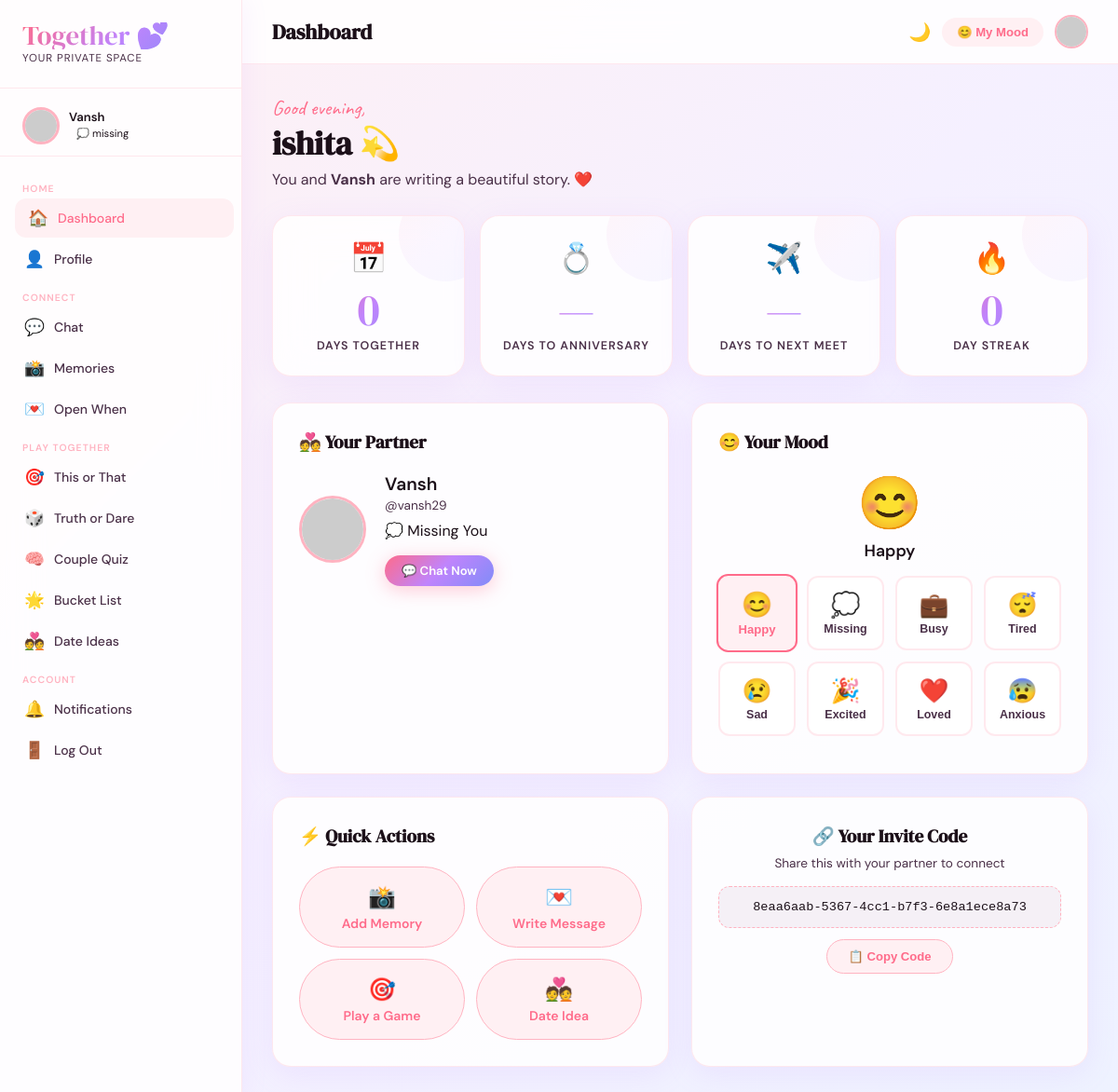
Page /dashboard/ (signed in) on the committed database.
### accounts/models.py (models this page shows, shortened)
class User(AbstractUser):
    avatar = models.ImageField(upload_to='avatars/', null=True, blank=True)
    bio = models.TextField(blank=True)
    nickname = models.CharField(max_length=50, blank=True)
    invite_code = models.UUIDField(default=uuid.uuid4, unique=True, editable=False)
    partner = models.OneToOneField('self', null=True, blank=True, on_delete=models.SET_NULL, related_name='partner_of')
    couple_since = models.DateField(null=True, blank=True)
    anniversary = models.DateField(null=True, blank=True)
    next_meeting = models.DateField(null=True, blank=True)
    current_mood = models.CharField(max_length=50, blank=True, default='happy')
    mood_message = models.CharField(max_length=200, blank=True)
    streak_count = models.IntegerField(default=0)
    last_active = models.DateTimeField(auto_now=True)
    theme_preference = models.CharField(max_length=20, default='light', choices=[('light','Light'),('dark','Dark')])
    def get_avatar_url(self):
        if self.avatar:
            return self.avatar.url
        return f"https://api.dicebear.com/7.x/adventurer/svg?seed={self.username}"
    def is_coupled(self):
        return self.partner is not None

### accounts/views.py (the view)
@login_required
def dashboard(request):
    user = request.user
    partner = user.partner
    from datetime import date
    today = date.today()
    days_together = None
    anniversary_countdown = None
    next_meeting_countdown = None
    if user.couple_since:
        days_together = (today - user.couple_since).days
    if user.anniversary:
        ann = user.anniversary.replace(year=today.year)
        if ann < today:
            ann = ann.replace(year=today.year + 1)
        anniversary_countdown = (ann - today).days
    if user.next_meeting:
        next_meeting_countdown = (user.next_meeting - today).days
    notifications = Notification.objects.filter(user=user, is_read=False).count()
    context = {
        'user': user, 'partner': partner,
        'days_together': days_together,
        'anniversary_countdown': anniversary_countdown,
        'next_meeting_countdown': next_meeting_countdown,
        'notifications': notifications,
    }
    return render(request, 'dashboard.html', context)

### templates/dashboard.html (shortened to what this page needs)
{% extends 'base.html' %}
{% block nav_dashboard %}active{% endblock %}
{% block page_title %}Dashboard{% endblock %}
{% block content %}
{% load static %}
<div style="margin-bottom:28px;" class="fade-in">
  <p class="handwriting">Good {% now "H" as hour %}{% if hour < 12 %}morning{% elif hour < 17 %}afternoon{% else %}evening{% endif %},</p>
  <h2 style="font-family:'DM Serif Display',serif;font-size:2.2rem;color:var(--ink);">{{ user.first_name|default:user.username }} 💫</h2>
  {% if user.is_coupled %}
  <p style="color:var(--ink-soft);margin-top:4px;">You and <strong>{{ user.partner.first_name|default:user.partner.username }}</strong> are writing a beautiful story. ❤️</p>
  {% endif %}
</div>
<div style="display:grid;grid-template-columns:repeat(auto-fit,minmax(160px,1fr));gap:16px;margin-bottom:28px;">
  <div class="glass-card stat-card fade-in">
    <div class="stat-emoji">📅</div>
    <div class="stat-number">{{ days_together|default:"0" }}</div>
    <div class="stat-label">Days Together</div>
  </div>
  <div class="glass-card stat-card fade-in stagger-1">
    <div class="stat-emoji">💍</div>
    <div class="stat-number">{{ anniversary_countdown|default:"—" }}</div>
    <div class="stat-label">Days to Anniversary</div>
  </div>
  <div class="glass-card stat-card fade-in stagger-2">
    <div class="stat-emoji">✈️</div>
    <div class="stat-number">{{ next_meeting_countdown|default:"—" }}</div>
    <div class="stat-label">Days to Next Meet</div>
  </div>
  <div class="glass-card stat-card fade-in stagger-3">
    <div class="stat-emoji">🔥</div>
    <div class="stat-number">{{ user.streak_count }}</div>
    <div class="stat-label">Day Streak</div>
  </div>
</div>
<div style="display:grid;grid-template-columns:1fr 1fr;gap:24px;" class="fade-in">
  {% if user.is_coupled %}
  <div class="glass-card" style="padding:28px;grid-column:span 1;">
    <h3 style="font-family:'DM Serif Display',serif;font-size:1.2rem;margin-bottom:20px;">💑 Your Partner</h3>
    <div style="display:flex;align-items:center;gap:20px;">
      <img src="{{ user.partner.get_avatar_url }}" alt="{{ user.partner.username }}" class="partner-avatar" style="width:72px;height:72px;">
      <div>
        <div style="font-size:1.2rem;font-weight:600;color:var(--ink);">{{ user.partner.first_name|default:user.partner.username }}</div>
        <div style="color:var(--ink-soft);font-size:0.85rem;margin-top:2px;">@{{ user.partner.username }}</div>
        <div class="partner-mood" style="margin-top:8px;">
          {% if user.partner.current_mood == 'happy' %}😊 Happy
          {% elif user.partner.current_mood == 'missing' %}💭 Missing You
          {% elif user.partner.current_mood == 'busy' %}💼 Busy
          {% elif user.partner.current_mood == 'tired' %}😴 Tired
          {% elif user.partner.current_mood == 'sad' %}😢 Sad
          {% elif user.partner.current_mood == 'excited' %}🎉 Excited
          {% elif user.partner.current_mood == 'love' %}❤️ Feeling Loved
          {% else %}✨ Online{% endif %}
        </div>
        <div style="margin-top:16px;">
          <a href="{% url 'chat' %}" class="btn-primary-custom" style="font-size:0.82rem;padding:8px 18px;">💬 Chat Now</a>
        </div>
      </div>
    </div>
  </div>
  {% endif %}
  <div class="glass-card" style="padding:28px;">
    <h3 style="font-family:'DM Serif Display',serif;font-size:1.2rem;margin-bottom:16px;">😊 Your Mood</h3>
    <div style="text-align:center;margin-bottom:16px;">
      <div style="font-size:3.5rem;">
        {% if user.current_mood == 'happy' %}😊{% elif user.current_mood == 'missing' %}💭{% elif user.current_mood == 'busy' %}💼{% elif user.current_mood == 'tired' %}😴{% elif user.current_mood == 'sad' %}😢{% elif user.current_mood == 'excited' %}🎉{% elif user.current_mood == 'love' %}❤️{% elif user.current_mood == 'anxious' %}😰{% else %}✨{% endif %}
      </div>
      <div style="font-size:1.1rem;font-weight:600;color:var(--ink);margin-top:4px;">{{ user.current_mood|title|default:"Happy" }}</div>
    </div>
    <form method="post" action="{% url 'update_mood' %}">
      <div class="mood-grid" style="margin-bottom:12px;">
        <button type="submit" name="mood" value="happy" class="mood-btn {% if user.current_mood == 'happy' %}active{% endif %}"><span class="mood-emoji">😊</span>Happy</button>
        <button type="submit" name="mood" value="missing" class="mood-btn {% if user.current_mood == 'missing' %}active{% endif %}"><span class="mood-emoji">💭</span>Missing</button>
        <button type="submit" name="mood" value="busy" class="mood-btn {% if user.current_mood == 'busy' %}active{% endif %}"><span class="mood-emoji">💼</span>Busy</button>
        <button type="submit" name="mood" value="tired" class="mood-btn {% if user.current_mood == 'tired' %}active{% endif %}"><span class="mood-emoji">😴</span>Tired</button>
        <button type="submit" name="mood" value="sad" class="mood-btn {% if user.current_mood == 'sad' %}active{% endif %}"><span class="mood-emoji">😢</span>Sad</button>
        <button type="submit" name="mood" value="excited" class="mood-btn {% if user.current_mood == 'excited' %}active{% endif %}"><span class="mood-emoji">🎉</span>Excited</button>
        <button type="submit" name="mood" value="love" class="mood-btn {% if user.current_mood == 'love' %}active{% endif %}"><span class="mood-emoji">❤️</span>Loved</button>
        <button type="submit" name="mood" value="anxious" class="mood-btn {% if user.current_mood == 'anxious' %}active{% endif %}"><span class="mood-emoji">😰</span>Anxious</button>
      </div>
    </form>
  </div>
  <div class="glass-card" style="padding:28px;">
    <h3 style="font-family:'DM Serif Display',serif;font-size:1.2rem;margin-bottom:20px;">⚡ Quick Actions</h3>
    <div style="display:grid;grid-template-columns:1fr 1fr;gap:12px;">
      <a href="{% url 'memory_create' %}" class="btn-soft" style="justify-content:center;flex-direction:column;text-align:center;padding:16px;gap:4px;">
        <span style="font-size:1.5rem;">📸</span>
        <span>Add Memory</span>
      </a>
      <a href="{% url 'open_when_create' %}" class="btn-soft" style="justify-content:center;flex-direction:column;text-align:center;padding:16px;gap:4px;">
        <span style="font-size:1.5rem;">💌</span>
        <span>Write Message</span>
      </a>
      <a href="{% url 'this_or_that' %}" class="btn-soft" style="justify-content:center;flex-direction:column;text-align:center;padding:16px;gap:4px;">
        <span style="font-size:1.5rem;">🎯</span>
        <span>Play a Game</span>
      </a>
      <a href="{% url 'date_ideas' %}" class="btn-soft" style="justify-content:center;flex-direction:column;text-align:center;padding:16px;gap:4px;">
        <span style="font-size:1.5rem;">💑</span>
        <span>Date Idea</span>
      </a>
    </div>
  </div>
  <div class="glass-card" style="padding:28px;text-align:center;">
    <h3 style="font-family:'DM Serif Display',serif;font-size:1.2rem;margin-bottom:8px;">🔗 Your Invite Code</h3>
    <p style="color:var(--ink-soft);font-size:0.85rem;margin-bottom:16px;">Share this with your partner to connect</p>
    <div id="inviteCode" style="font-family:monospace;background:var(--mist);padding:14px 20px;border-radius:12px;font-size:0.85rem;color:var(--ink);border:1.5px dashed var(--rose-light);cursor:pointer;user-select:all;word-break:break-all;" onclick="copyCode(this)">
      {{ user.invite_code }}
    </div>
    <button onclick="copyCode(document.getElementById('inviteCode'))" class="btn-soft" style="margin-top:12px;font-size:0.82rem;">📋 Copy Code</button>
  </div>
</div>
{% endblock %}

### templates/base.html (shortened to what this page needs)
<!DOCTYPE html>
<html lang="en" data-theme="{{ request.user.theme_preference|default:'light' }}">
<head>
  <link rel="stylesheet" href="https://cdnjs.cloudflare.com/ajax/libs/font-awesome/6.5.0/css/all.min.css">
  {% load static %}
  <link rel="stylesheet" href="{% static 'css/together.css' %}">
</head>
<body>
{% if user.is_authenticated %}
<aside class="sidebar" id="sidebar">
  <div class="sidebar-logo">
    <div class="brand">Together 💕</div>
    <div class="tagline">your private space</div>
  </div>
  {% if user.is_coupled %}
  <div style="padding: 12px 24px; border-bottom: 1px solid var(--card-border); margin-bottom: 8px;">
    <div style="display:flex;align-items:center;gap:10px;">
      <img src="{{ user.partner.get_avatar_url }}" alt="partner" class="partner-avatar" style="width:40px;height:40px;">
      <div>
        <div style="font-size:0.82rem;font-weight:600;color:var(--ink);">{{ user.partner.first_name|default:user.partner.username }}</div>
        <div class="partner-mood" style="font-size:0.7rem;padding:2px 8px;">
          {% if user.partner.current_mood == 'happy' %}😊
          {% elif user.partner.current_mood == 'missing' %}💭
          {% elif user.partner.current_mood == 'busy' %}💼
          {% elif user.partner.current_mood == 'tired' %}😴
          {% elif user.partner.current_mood == 'sad' %}😢
          {% elif user.partner.current_mood == 'excited' %}🎉
          {% elif user.partner.current_mood == 'love' %}❤️
          {% else %}✨{% endif %}
          {{ user.partner.current_mood|default:"online" }}
        </div>
      </div>
    </div>
  </div>
  {% endif %}
  <nav class="sidebar-nav">
    <div class="nav-section-title">Home</div>
    <a href="{% url 'dashboard' %}" class="nav-link {% block nav_dashboard %}{% endblock %}">
      <span class="icon">🏠</span> Dashboard
    </a>
    <a href="{% url 'profile' %}" class="nav-link {% block nav_profile %}{% endblock %}">
      <span class="icon">👤</span> Profile
    </a>
    <div class="nav-section-title">Connect</div>
    <a href="{% url 'chat' %}" class="nav-link {% block nav_chat %}{% endblock %}">
      <span class="icon">💬</span> Chat
    </a>
    <a href="{% url 'memory_list' %}" class="nav-link {% block nav_memories %}{% endblock %}">
      <span class="icon">📸</span> Memories
    </a>
    <a href="{% url 'open_when_list' %}" class="nav-link {% block nav_openwhen %}{% endblock %}">
      <span class="icon">💌</span> Open When
    </a>
    <div class="nav-section-title">Play Together</div>
    <a href="{% url 'this_or_that' %}" class="nav-link {% block nav_tot %}{% endblock %}">
      <span class="icon">🎯</span> This or That
    </a>
    <a href="{% url 'truth_or_dare' %}" class="nav-link {% block nav_tod %}{% endblock %}">
      <span class="icon">🎲</span> Truth or Dare
    </a>
    <a href="{% url 'quiz' %}" class="nav-link {% block nav_quiz %}{% endblock %}">
      <span class="icon">🧠</span> Couple Quiz
    </a>
    <a href="{% url 'bucket_list' %}" class="nav-link {% block nav_bucket %}{% endblock %}">
      <span class="icon">🌟</span> Bucket List
    </a>
    <a href="{% url 'date_ideas' %}" class="nav-link {% block nav_date %}{% endblock %}">
      <span class="icon">💑</span> Date Ideas
    </a>
    <div class="nav-section-title">Account</div>
    <a href="{% url 'notifications' %}" class="nav-link {% block nav_notif %}{% endblock %}">
      <span class="icon">🔔</span> Notifications
    </a>
    <a href="{% url 'logout' %}" class="nav-link">
      <span class="icon">🚪</span> Log Out
    </a>
  </nav>
</aside>
<div class="main-content">
  <div class="topbar">
    <div style="display:flex;align-items:center;gap:16px;">
      <h1 class="topbar-title">{% block page_title %}{% endblock %}</h1>
    </div>
    <div style="display:flex;align-items:center;gap:12px;">
      <button onclick="toggleTheme()" style="background:none;border:none;cursor:pointer;font-size:1.2rem;" title="Toggle theme">
        <span id="themeIcon">{% if request.user.theme_preference == 'dark' %}☀️{% else %}🌙{% endif %}</span>
      </button>
      <div style="position:relative;">
        <button onclick="document.getElementById('moodPicker').classList.toggle('show')" style="background:var(--rose-pale);border:none;padding:8px 16px;border-radius:50px;cursor:pointer;font-size:0.82rem;color:var(--rose);font-weight:600;">
          {% if request.user.current_mood == 'happy' %}😊
          {% elif request.user.current_mood == 'missing' %}💭
          {% elif request.user.current_mood == 'busy' %}💼
          {% elif request.user.current_mood == 'sad' %}😢
          {% elif request.user.current_mood == 'excited' %}🎉
          {% else %}✨{% endif %}
          My Mood
        </button>
      </div>
      <img src="{{ request.user.get_avatar_url }}" alt="me" style="width:36px;height:36px;border-radius:50%;object-fit:cover;border:2px solid var(--rose-light);">
    </div>
  </div>
  <div class="content-area">
    {% block content %}{% endblock %}
  </div>
</div>
{% else %}
{% block fullpage %}{% endblock %}
{% endif %}
</body>
</html>

### rows in the picture
User: partner.first_name "Vansh", partner.current_mood "missing", first_name "ishita", streak_count "0", partner.username "vansh29", current_mood "Happy", invite_code "8eaa6aab-5367-4cc1-b7f3-6e8a1ece8a73"

### other values in the picture
{{ days_together|default:"0" }} "0"
{{ anniversary_countdown|default:"—" }} "—"
{{ next_meeting_countdown|default:"—" }} "—"
